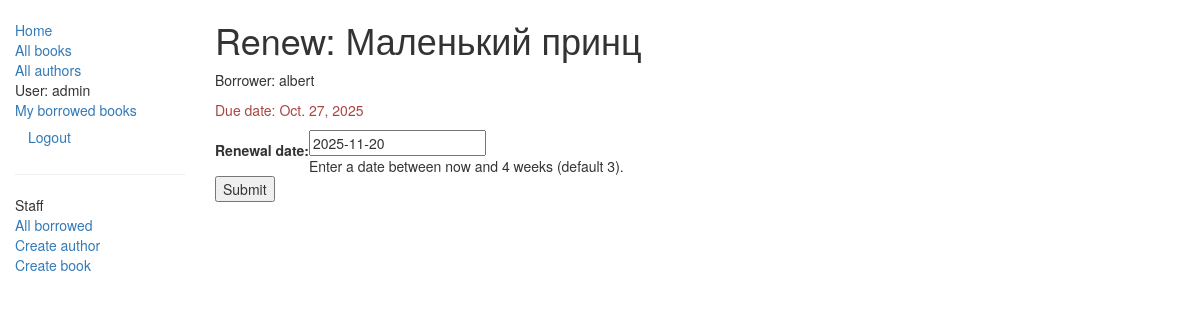
/catalog/book/01c5d48f-30c5-4e4c-9192-0f20e11592ea/renew/ (signed in), run on the app's committed database.
### catalog/models.py (models this page shows, shortened)
class BookInstance(models.Model):
    id = models.UUIDField(primary_key=True, default=uuid.uuid4, help_text="Уникальный id для именно этой книги во всей библиотеке")
    book = models.ForeignKey('Book', on_delete=models.SET_NULL, null=True)
    imprint = models.CharField(max_length=200)
    borrower = models.ForeignKey(User, on_delete=models.SET_NULL, null=True, blank=True, related_name='borrower')
    due_back = models.DateField(null=True, blank=True)
    LOAN_STATUS = (
        ('m', 'Maintenance'),
        ('o', 'On loan'),
        ('a', 'Available'),
        ('r', 'Reserved'),
    )
    status = models.CharField(max_length=10, choices=LOAN_STATUS, blank=True, default='m', help_text='Состояние книги')
    class Meta:
        ordering = ['due_back']
        permissions = (("can_mark_returned", "Set book as returned"),)
    @property
    def is_overdue(self):
        if self.due_back < date.today():
            return True
        return False

class Book(models.Model):
    title = models.CharField(max_length=200)
    author = models.ForeignKey('Author', on_delete=models.SET_NULL, null=True)
    summary = models.TextField(max_length=1000, help_text='Описание книги')
    isbn = models.CharField('ISBN', max_length=13, help_text='13 Символов')
    genre = models.ManyToManyField(Genre, help_text='Выбирите жанры книги')
    language = models.ForeignKey('Language', on_delete=models.SET_NULL, null=True)
    def display_genre(self):
        return ', '.join([ genre.name for genre in self.genre.all()[:3]])
    display_genre.short_description = 'Genre'

### catalog/views.py (the view)
# urls.py: path('book/<uuid:pk>/renew/', views.renew_book_librarian, name='renew_book_librarian'),
@login_required
@permission_required('catalog.can_mark_returned', raise_exception=True)
def renew_book_librarian(request, pk):
    book_instance = get_object_or_404(BookInstance, pk=pk)
    if request.method == 'POST':
        form = RenewBookForm(request.POST)
        if form.is_valid():
            book_instance.due_back = form.cleaned_data['renewal_date']
            book_instance.save()
            return HttpResponseRedirect(reverse('borrowed'))
    else:
        proposed_renewal_date = datetime.date.today() + datetime.timedelta(weeks=3)
        form = RenewBookForm(initial={'renewal_date': proposed_renewal_date})
    context = {
        'form': form,
        'book_instance': book_instance,
    }
    return render(request, 'catalog/book_renew_librarian.html', context)

### catalog/forms.py (shortened to what this page needs)
class RenewBookForm(forms.Form):
    renewal_date = forms.DateField(
            help_text="Enter a date between now and 4 weeks (default 3).")

### templates/catalog/book_renew_librarian.html (shortened to what this page needs)
{% extends "base.html" %}
{% block content %}
    <h1>Renew: {{book_instance.book.title}}</h1>
    <p>Borrower: {{book_instance.borrower}}</p>
    <p{% if book_instance.is_overdue %} class="text-danger"{% endif %}>Due date: {{book_instance.due_back}}</p>
    <form action="" method="post">
        <table>
        {{ form.as_table }}
        </table>
        <input type="submit" value="Submit">
    </form>
{% endblock %}

### templates/base.html (shortened to what this page needs)
<!doctype html>
<html lang="en">
<head>
    <link
            rel="stylesheet"
            href="https://maxcdn.bootstrapcdn.com/bootstrap/3.3.7/css/bootstrap.min.css  "/>
    {% load static %}
    <link rel="stylesheet" href="{% static 'css/styles.css' %}"/>
</head>
<body>
<div class="container-fluid">
    <div class="row">
        <div class="col-sm-2">
            {% block sidebar %}
                <ul class="sidebar-nav">
                    <li><a href="{% url 'index' %}">Home</a></li>
                    <li><a href="{% url 'books' %}">All books</a></li>
                    <li><a href="{% url 'authors' %}">All authors</a></li>
                    {% if user.is_authenticated %}
                        <li>User: {{ user.get_username }}</li>
                        <li><a href="{% url 'my_borrowed' %}">My borrowed books</a></li>
                        <li>
                            <form id="logout-form" method="post" action="{% url 'logout' %}">
                                <button type="submit" class="btn btn-link">Logout</button>
                            </form>
                        </li>
                    {% else %}
                        <li><a href="{% url 'login' %}?next={{ request.path }}">Login</a></li>
                    {% endif %}
                </ul>
                {% if user.is_staff %}
                    <hr>
                    <ul class="sidebar-nav">
                    <li>Staff</li>
                    <li><a href="{% url 'borrowed' %}">All borrowed</a></li>
                    <li><a href="{% url 'author_create' %}">Create author</a></li>
                    <li><a href="{% url 'book_create' %}">Create book</a></li>
                {% endif %}
            </ul>
            {% endblock %}
        </div>
        <div class="col-sm-10 ">
            {% block content %}{% endblock %}
        </div>
    </div>
</div>
</body>
</html>

### catalog/static/css/styles.css (style rules this page uses)
.sidebar-nav { margin-top: 20px; padding: 0; list-style: none; }

### data on the page
BookInstance: book "Маленький принц", borrower "albert", due_back "Oct. 27, 2025"

### other printed values
{{ user.get_username }} "admin"
